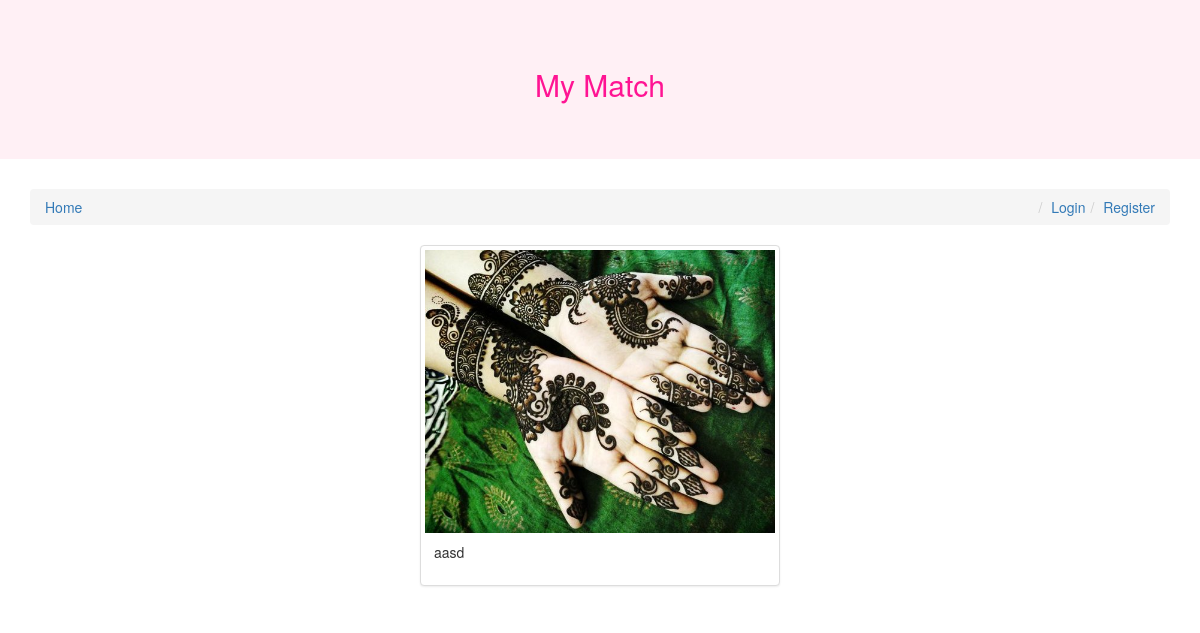
/6/photo/6, run on the app's committed database.
### photos/models.py (models this page shows, shortened)
class Picture(models.Model):
	user = models.ForeignKey(Profile,on_delete=models.CASCADE)
	caption = models.CharField(max_length=15,null=True,blank=True)
	timestamp = models.DateTimeField(auto_now=False, auto_now_add=True)
	photo = models.ImageField(upload_to=upload_location,null=True)
	profile_check = models.BooleanField(default=False)

### photos/views.py (the view)
# urls.py: url(r'^photo/(?P<pk1>\d+)$', individual_picture_view, name='photo'),
def individual_picture_view(request,pk,pk1):
	owner = Profile.objects.get(pk=pk)
	photo = Picture.objects.get(pk=pk1)
	template = "individual_photo.html"
	context = {
	'owner':owner,
	'photo':photo,
	}
	return render(request,template,context)

### accounts/templates/individual_photo.html (shortened to what this page needs)
{% extends "base.html" %}
{% block content %}
<div class="row">
  <div class="col-sm-6 col-sm-offset-3 col-md-4 col-md-offset-4">
    <div class="thumbnail">
      <img src="{{ photo.photo.url }}" class="img-responsive" alt="Responsive image">
      <div class="caption">
        <p>{{ photo.caption }}</p>
      </div>
    </div>
  </div>
</div>
{% endblock content %}

### accounts/static/base.css (style rules this page uses)
html, body { margin:0; padding:0; height:100%; }

### data on the page
Picture: photo (picture), caption "aasd"
